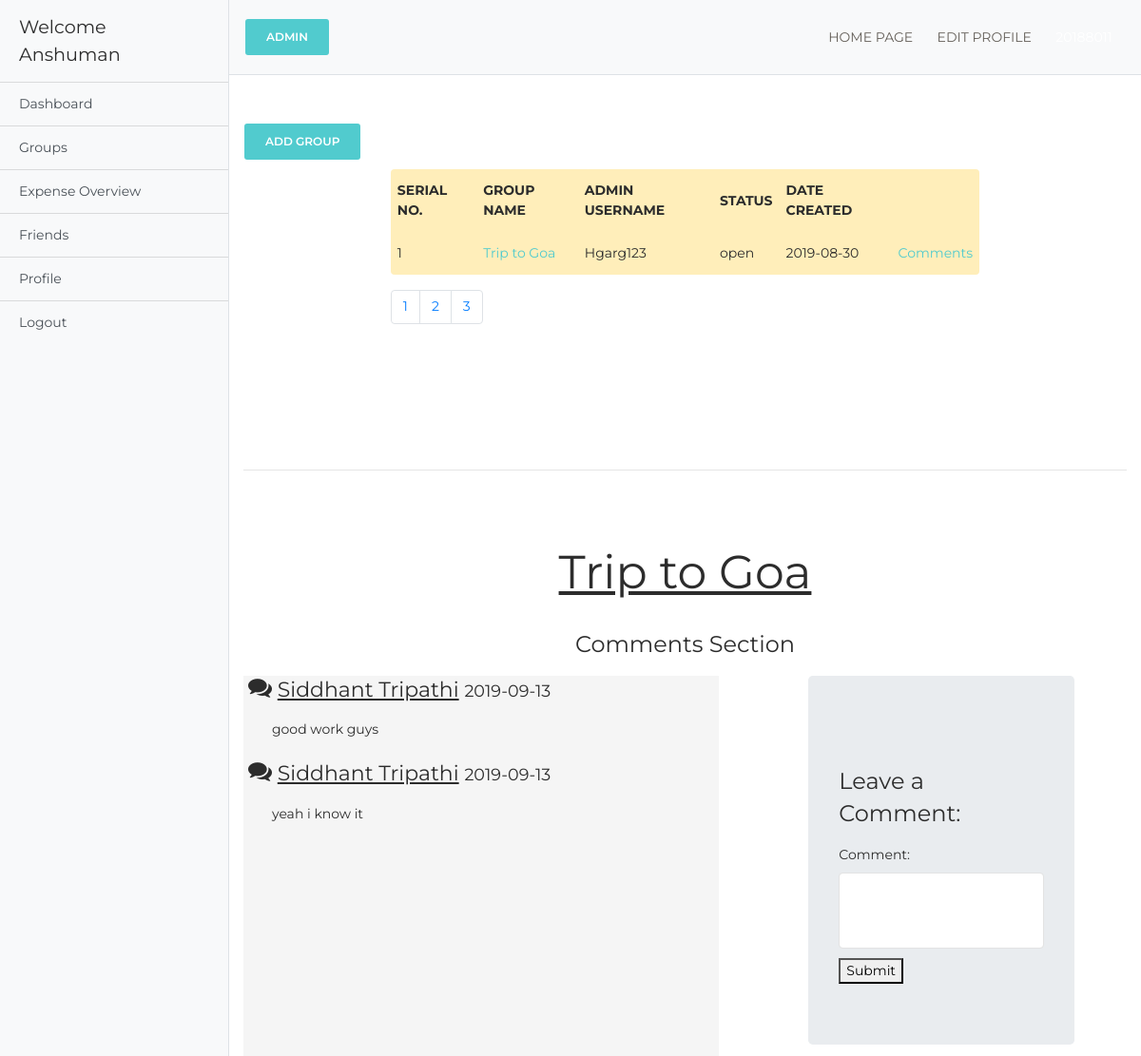
/groups.php?comment=2&name=Trip to Goa (signed in), run on the app's committed database.
### tables this page shows
CREATE TABLE `groups` (
  `group_id` int(3) NOT NULL,
  `admin_id` int(3) NOT NULL,
  `admin_username` varchar(255) NOT NULL,
  `group_name` varchar(255) NOT NULL,
  `members` text NOT NULL,
  `status` varchar(255) NOT NULL,
  `date` date NOT NULL DEFAULT current_timestamp()
);

CREATE TABLE `comments` (
  `comment_id` int(3) NOT NULL,
  `comment_group_id` int(3) NOT NULL,
  `comment_author` varchar(255) NOT NULL,
  `comment_content` text NOT NULL,
  `comment_date` date NOT NULL DEFAULT current_timestamp(),
  `updated_at` date NOT NULL DEFAULT current_timestamp()
);

### groups.php (the view, shortened to what this page needs)
<?php include "includes/db.php"; ?>
<?php include "includes/new_admin_header.php"; ?>
<?php include "includes/admin_navigation.php"; ?>
<link rel="stylesheet" href="groups.css">
<br>
<button name="group" class="btn btn-primary" id="1">Add Group</button>
<br>
<div class="embed-responsive col-lg-8" style="margin:auto; height:300px;">
            <table class="table table-borderless rounded table-hover table-warning">
                <thead>
                    <tr>
                        <th scope="col">Serial No.</th>
                        <th scope="col">Group Name</th>
                        <th scope="col">Admin Username</th>
                        <th scope="col">Status</th>
                        <th scope="col">Date Created</th>
                    </tr>
                </thead>
                <tbody class="table-hover">
                    <?php
                    $limit = 4;
                    if (isset($_GET["page"])) {
                        $page  = $_GET["page"];
                        }
                        else{
                        $page=1;
                        };
                    $start_from = ($page-1) * $limit;
                    $query = "SELECT * FROM groups WHERE members LIKE '%{$_SESSION['username']}%' OR admin_username LIKE '%{$_SESSION['username']}%' LIMIT $start_from, $limit";
                    $result = mysqli_query($connection, $query);
                    $i = 1;
                    while ($row = mysqli_fetch_assoc($result)) {
                        $group_id         = $row['group_id'];
                        $group_name       = $row['group_name'];
                        $admin_username   = $row['admin_username'];
                        $status           = $row['status'];
                        $date             = $row['date'];
                        echo '<tr scope="row">';
                        echo "<td>$i</td>";
                        echo "<td><a href='groups_add.php?source={$group_id}'>$group_name</a></td>";
                        echo "<td>$admin_username</td>";
                        echo "<td>$status</td>";
                        echo "<td>$date</td>";
                        echo "<td><a href='groups.php?comment={$group_id}&name={$group_name}'>Comments</a></td>";
                        echo "</tr>";
                        $i++;
                    }
                    ?>
                </tbody>
            </table>
            <?php
                $result_db = mysqli_query($connection,"SELECT COUNT(user_id) FROM users");
                $row_db = mysqli_fetch_row($result_db);
                $total_records = $row_db[0];
                $total_pages = ceil($total_records / $limit);
                $pagLink = "<ul class='pagination'>";
                for ($i=1; $i<=$total_pages; $i++) {
                            $pagLink .= "<li class='page-item'><a class='page-link' href='groups.php?page=".$i."'>".$i."</a></li>";
                }
                echo $pagLink . "</ul>";
            ?>
        </div>
<hr><br><br><br>
 <?php if(isset($_GET['comment'])) {
      $the_group_id = $_GET['comment'];
      $the_group_name = $_GET['name'];
      echo "<h1><center><u>$the_group_name</u></center></h2><h4><center>Comments Section</center></h4>";
            ?>
            <div id="comment_form">
            <div class="well col-lg-4 float-lg-right" style="height:200px; width:400px; margin-right:40px;">
            <div class="jumbotron">
                <h4>Leave a Comment:</h4>
                <form role="form" action="" method="post">
                    <div class="form-group">
                        <label for="comment">Comment:</label>
                        <textarea name="content" class="form-control" id="content" rows="3"></textarea>
                    </div>
                    <button type="submit" name="create_comment" id="submit_btn" class="button">Submit</button>
                </form>
            </div>
            </div>
            </div>
            <?php
            $query = "SELECT * FROM comments WHERE comment_group_id = {$the_group_id} ";
            $query .= "ORDER BY comment_id ASC ";
            $select_comment_query = mysqli_query($connection, $query);
        ?>
        <div class="" id="cdisplay" style="overflow:scroll; height:400px; width:500px;background-color:whitesmoke;">
        <?php
            while ($row = mysqli_fetch_array($select_comment_query)) {
            $comment_date   = $row['comment_date'];
            $comment_content= $row['comment_content'];
            $comment_author = $row['comment_author'];
        ?>
            <div class="media float-lg-left" style="margin-left:5px;" id="here">
                <a class="pull-left">
                <i class="fa fa-comments" aria-hidden="true" style="font-size:25px;"></i>
                </a>
                <div class="media-body">
                    <h5 class="media-heading">
                        &nbsp<u><?php echo $comment_author;?></u>
                        <small><?php echo $comment_date;?></small>
                    </h5>
                    <?php echo $comment_content;?><br><br>
                </div>
            </div>
            <?php } ?>
            </div>
<?php  } ?>
<?php include "includes/admin_footer.php"; ?>

### css/simple-sidebar.css (style rules this page uses)
body { overflow-x: hidden; }

### data on the page
groups: group_name "Trip to Goa", admin_username "Hgarg123", status "open", date "2019-08-30"
comments: comment_author "Siddhant Tripathi", comment_date "2019-09-13", comment_content "good work guys"
comments: comment_author "Siddhant Tripathi", comment_date "2019-09-13", comment_content "yeah i know it"

### other printed values
$_SESSION['name'] "Anshuman"
$the_group_name "Trip to Goa"
